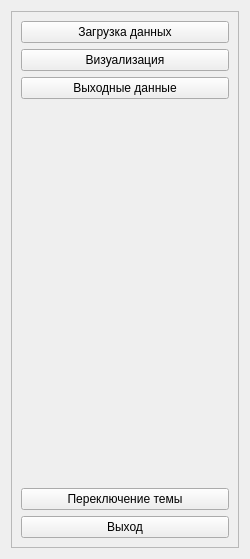
<?xml version="1.0" encoding="UTF-8"?>
<ui version="4.0">
 <class>navigation_menu</class>
 <widget class="QWidget" name="navigation_menu">
  <property name="geometry">
   <rect>
    <x>0</x>
    <y>0</y>
    <width>250</width>
    <height>559</height>
   </rect>
  </property>
  <property name="minimumSize">
   <size>
    <width>200</width>
    <height>0</height>
   </size>
  </property>
  <property name="maximumSize">
   <size>
    <width>250</width>
    <height>16777215</height>
   </size>
  </property>
  <property name="windowTitle">
   <string>Form</string>
  </property>
  <layout class="QGridLayout" name="gridLayout">
   <item row="0" column="0">
    <widget class="QScrollArea" name="scrollArea">
     <property name="minimumSize">
      <size>
       <width>200</width>
       <height>0</height>
      </size>
     </property>
     <property name="widgetResizable">
      <bool>true</bool>
     </property>
     <widget class="QWidget" name="scrollAreaWidgetContents">
      <property name="geometry">
       <rect>
        <x>0</x>
        <y>0</y>
        <width>230</width>
        <height>539</height>
       </rect>
      </property>
      <layout class="QGridLayout" name="gridLayout_2">
       <item row="0" column="0">
        <layout class="QVBoxLayout" name="verticalLayout">
         <item>
          <widget class="QPushButton" name="initial_data_button">
           <property name="text">
            <string>Загрузка данных</string>
           </property>
          </widget>
         </item>
         <item>
          <widget class="QPushButton" name="visualisation_information_button">
           <property name="text">
            <string>Визуализация</string>
           </property>
          </widget>
         </item>
         <item>
          <widget class="QPushButton" name="output_data_button">
           <property name="text">
            <string>Выходные данные</string>
           </property>
          </widget>
         </item>
         <item>
          <spacer name="verticalSpacer">
           <property name="orientation">
            <enum>Qt::Orientation::Vertical</enum>
           </property>
           <property name="sizeHint" stdset="0">
            <size>
             <width>20</width>
             <height>40</height>
            </size>
           </property>
          </spacer>
         </item>
         <item>
          <layout class="QGridLayout" name="gridLayout_3"/>
         </item>
         <item>
          <widget class="QPushButton" name="switch_theme_button">
           <property name="text">
            <string>Переключение темы</string>
           </property>
          </widget>
         </item>
         <item>
          <widget class="QPushButton" name="exit_button">
           <property name="text">
            <string>Выход</string>
           </property>
          </widget>
         </item>
        </layout>
       </item>
      </layout>
     </widget>
    </widget>
   </item>
  </layout>
 </widget>
 <resources/>
 <connections/>
</ui>
